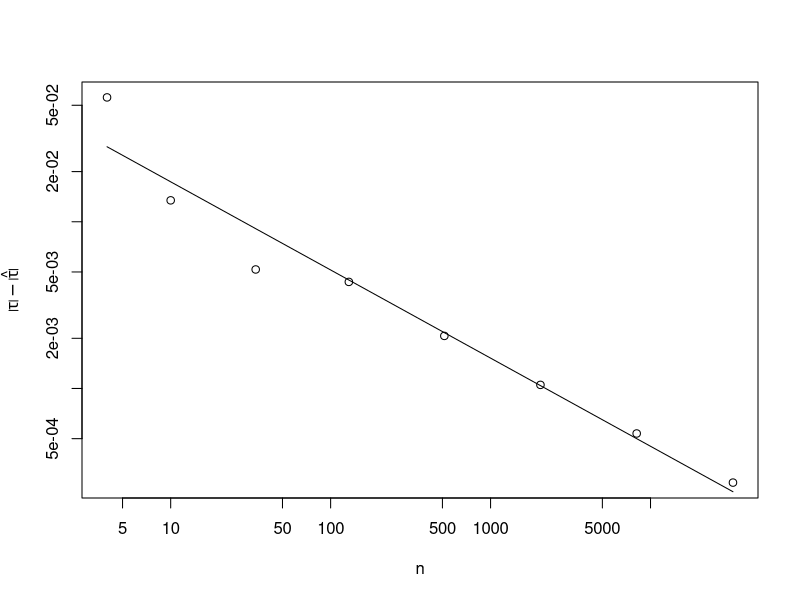

Write the R code that produced this figure.
data = read.table("tetrasubdivision01.dat")
pdf('tetrasubdivision01.pdf', width=7.0, height=6.0)
par(mfrow=c(1,1))
x = data$V1
y = abs(data$V2)
plot(x, y, log="xy", pch=1, cex=1.0, xlab=expression(n), ylab=expression(abs(tau)-hat(abs(tau))))
# create a linear model
lm = lm(log(y)~log(x))
print(lm)
yp = predict(lm, newdata=list(log(x)))
matlines(x, exp(yp))
dev.off()